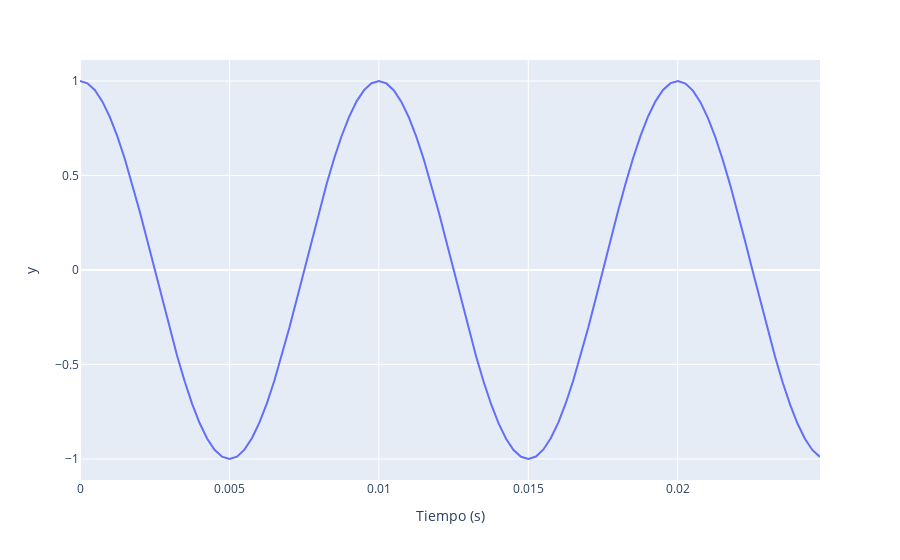

Source (notebook cell):
### Markdown cell above
### 5.2. ¿Qué elementos de la variable temporal resultan relevantes?

Podríamos presentar al modelo toda la información incluida en cada marca de tiempo (año, mes, día, hora) pero esto podría afectar el entrenamiento pues tendríamos muchas variables y no necesariamente todas son relevantes.

La pregunta es entonces, ¿cómo sabemos cuáles de estas variables temporales son relevantes al momento de predecir la temperatura?

Una manera de lograr esto es usando la [Transformada de Fourier](https://youtu.be/h4PTucW3Rm0?si=UxDr_kaKP6IAh-jj), una herramienta matemática que nos permite conocer los **componentes en frecuencia de una señal**.

Los componentes en frecuencia son aquellos elementos de la señal que se repiten con una cierta periodicidad (cada cierto tiempo) y eso es lo que nos interesa encontrar en nuestra señal.

Entendamos la idea de la Transformada de Fourier con un ejemplo:

> Creemos una señal cosenoidal, con una frecuencia de 100 Hz (es decir que tiene 100 ciclos en 1 segundo) y veamos su espectro en frecuencia calculado con la Transformada de Fourier.

Comencemos creando la señal y dibujándola con respecto al tiempo:

### Code cell
import plotly.express as px
import numpy as np

# Crear la señal
N = 2000                # Número total de muestras (datos): [muestras]
muestras_seg = 4000   # Cantidad de muestras en 1 segundo: [muestras/s]
t = np.linspace(0.0, N/muestras_seg, N ) # Tiempo: desde 0 hasta N/muestras_per_seg = 0.83 s
y = np.cos(100.0 * 2.0*np.pi*t)

# Graficarla con respecto al tiempo
fig = px.line(x=t[0:100], y=y[0:100])
fig.update_layout(xaxis_title='Tiempo (s)')
fig.show()

### Figure 1 — Plotly figure (JSON) as saved in the notebook; plotly's stock layout.template omitted (floating-point values rounded to 4 significant figures)
{"data": [{"hovertemplate": "x=%{x}<br>y=%{y}<extra></extra>", "legendgroup": "", "line": {"color": "#636efa", "dash": "solid"}, "marker": {"symbol": "circle"}, "mode": "lines", "name": "", "orientation": "v", "showlegend": false, "type": "scatter", "x": [0, 0.0002501, 0.0005003, 0.0007504, 0.001001, 0.001251, 0.001501, 0.001751, 0.002001, 0.002251, 0.002501, 0.002751, 0.003002, 0.003252, 0.003502, 0.003752, 0.004002, 0.004252, 0.004502, 0.004752, 0.005003, 0.005253, 0.005503, 0.005753, 0.006003, 0.006253, 0.006503, 0.006753, 0.007004, 0.007254, 0.007504, 0.007754, 0.008004, 0.008254, 0.008504, 0.008754, 0.009005, 0.009255, 0.009505, 0.009755, 0.01001, 0.01026, 0.01051, 0.01076, 0.01101, 0.01126, 0.01151, 0.01176, 0.01201, 0.01226, 0.01251, 0.01276, 0.01301, 0.01326, 0.01351, 0.01376, 0.01401, 0.01426, 0.01451, 0.01476, 0.01501, 0.01526, 0.01551, 0.01576, 0.01601, 0.01626, 0.01651, 0.01676, 0.01701, 0.01726, 0.01751, 0.01776, 0.01801, 0.01826, 0.01851, 0.01876, 0.01901, 0.01926, 0.01951, 0.01976, 0.02001, 0.02026, 0.02051, 0.02076, 0.02101, 0.02126, 0.02151, 0.02176, 0.02201, 0.02226, 0.02251, 0.02276, 0.02301, 0.02326, 0.02351, 0.02376, 0.02401, 0.02426, 0.02451, 0.02476], "xaxis": "x", "y": [1, 0.9877, 0.951, 0.8909, 0.8088, 0.7068, 0.5874, 0.4535, 0.3084, 0.1557, -0.0007858, -0.1573, -0.3099, -0.4549, -0.5887, -0.7079, -0.8098, -0.8916, -0.9515, -0.9879, -1.0, -0.9874, -0.9505, -0.8902, -0.8079, -0.7057, -0.5861, -0.4521, -0.3069, -0.1542, 0.002357, 0.1588, 0.3114, 0.4563, 0.5899, 0.709, 0.8107, 0.8923, 0.952, 0.9882, 1.0, 0.9872, 0.95, 0.8895, 0.807, 0.7046, 0.5849, 0.4507, 0.3054, 0.1526, -0.003929, -0.1604, -0.3129, -0.4577, -0.5912, -0.7102, -0.8116, -0.893, -0.9525, -0.9884, -1.0, -0.9869, -0.9495, -0.8887, -0.8061, -0.7035, -0.5836, -0.4493, -0.3039, -0.1511, 0.005501, 0.1619, 0.3144, 0.4591, 0.5925, 0.7113, 0.8125, 0.8937, 0.9529, 0.9886, 1.0, 0.9867, 0.949, 0.888, 0.8051, 0.7024, 0.5823, 0.4479, 0.3024, 0.1495, -0.007072, -0.1635, -0.3159, -0.4605, -0.5937, -0.7124, -0.8134, -0.8944, -0.9534, -0.9889], "yaxis": "y"}], "layout": {"legend": {"tracegroupgap": 0}, "margin": {"t": 60}, "xaxis": {"anchor": "y", "domain": [0, 1], "title": {"text": "Tiempo (s)"}}, "yaxis": {"anchor": "x", "domain": [0, 1], "title": {"text": "y"}}}}
